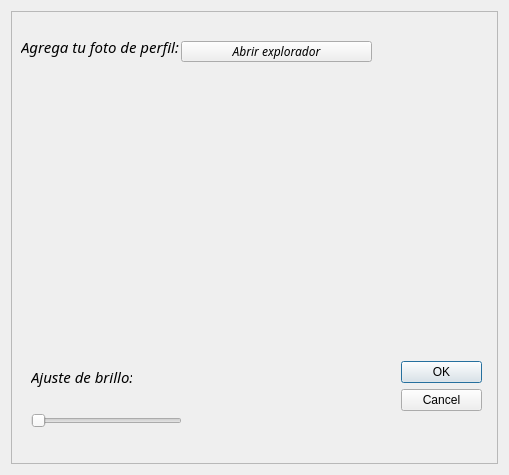
<?xml version="1.0" encoding="UTF-8"?>
<ui version="4.0">
 <class>Dialog</class>
 <widget class="QDialog" name="Dialog">
  <property name="geometry">
   <rect>
    <x>0</x>
    <y>0</y>
    <width>509</width>
    <height>475</height>
   </rect>
  </property>
  <property name="windowTitle">
   <string>Dialog</string>
  </property>
  <layout class="QVBoxLayout" name="verticalLayout">
   <item>
    <widget class="QFrame" name="Frame_Fondo">
     <property name="styleSheet">
      <string notr="true">#Frame_Fondo {
    background: qlineargradient(x1:0, y1:0, x2:0, y2:1,
                                stop:0 #cde5fa, stop:0.5 #eaf6ff, stop:1 #ffffff);
}
</string>
     </property>
     <property name="frameShape">
      <enum>QFrame::Shape::StyledPanel</enum>
     </property>
     <property name="frameShadow">
      <enum>QFrame::Shadow::Raised</enum>
     </property>
     <widget class="QLabel" name="label_imagen">
      <property name="geometry">
       <rect>
        <x>50</x>
        <y>90</y>
        <width>221</width>
        <height>221</height>
       </rect>
      </property>
      <property name="text">
       <string/>
      </property>
      <property name="pixmap">
       <pixmap>Usuario_sin_registrar.png</pixmap>
      </property>
      <property name="scaledContents">
       <bool>true</bool>
      </property>
      <property name="alignment">
       <set>Qt::AlignmentFlag::AlignCenter</set>
      </property>
     </widget>
     <widget class="QLabel" name="label_3">
      <property name="geometry">
       <rect>
        <x>20</x>
        <y>350</y>
        <width>101</width>
        <height>31</height>
       </rect>
      </property>
      <property name="font">
       <font>
        <family>Franklin Gothic</family>
        <pointsize>11</pointsize>
        <italic>true</italic>
       </font>
      </property>
      <property name="text">
       <string>Ajuste de brillo:</string>
      </property>
     </widget>
     <widget class="QSlider" name="horizontalSlider_brillo">
      <property name="geometry">
       <rect>
        <x>20</x>
        <y>400</y>
        <width>151</width>
        <height>20</height>
       </rect>
      </property>
      <property name="orientation">
       <enum>Qt::Orientation::Horizontal</enum>
      </property>
     </widget>
     <widget class="QLabel" name="label">
      <property name="geometry">
       <rect>
        <x>10</x>
        <y>20</y>
        <width>161</width>
        <height>31</height>
       </rect>
      </property>
      <property name="font">
       <font>
        <family>Franklin Gothic</family>
        <pointsize>11</pointsize>
        <italic>true</italic>
       </font>
      </property>
      <property name="text">
       <string>Agrega tu foto de perfil:</string>
      </property>
     </widget>
     <widget class="QPushButton" name="boton_explorador">
      <property name="geometry">
       <rect>
        <x>170</x>
        <y>30</y>
        <width>191</width>
        <height>21</height>
       </rect>
      </property>
      <property name="font">
       <font>
        <family>Franklin Gothic</family>
        <italic>true</italic>
       </font>
      </property>
      <property name="text">
       <string>Abrir explorador</string>
      </property>
     </widget>
     <widget class="QDialogButtonBox" name="buttonBox_foto">
      <property name="geometry">
       <rect>
        <x>390</x>
        <y>350</y>
        <width>81</width>
        <height>61</height>
       </rect>
      </property>
      <property name="orientation">
       <enum>Qt::Orientation::Vertical</enum>
      </property>
      <property name="standardButtons">
       <set>QDialogButtonBox::StandardButton::Cancel|QDialogButtonBox::StandardButton::Ok</set>
      </property>
     </widget>
     <widget class="QLabel" name="label_usuariofoto">
      <property name="geometry">
       <rect>
        <x>10</x>
        <y>110</y>
        <width>171</width>
        <height>31</height>
       </rect>
      </property>
      <property name="text">
       <string/>
      </property>
      <property name="alignment">
       <set>Qt::AlignmentFlag::AlignCenter</set>
      </property>
     </widget>
    </widget>
   </item>
  </layout>
 </widget>
 <resources/>
 <connections>
  <connection>
   <sender>buttonBox_foto</sender>
   <signal>accepted()</signal>
   <receiver>Dialog</receiver>
   <slot>accept()</slot>
   <hints>
    <hint type="sourcelabel">
     <x>248</x>
     <y>254</y>
    </hint>
    <hint type="destinationlabel">
     <x>157</x>
     <y>274</y>
    </hint>
   </hints>
  </connection>
  <connection>
   <sender>buttonBox_foto</sender>
   <signal>rejected()</signal>
   <receiver>Dialog</receiver>
   <slot>reject()</slot>
   <hints>
    <hint type="sourcelabel">
     <x>316</x>
     <y>260</y>
    </hint>
    <hint type="destinationlabel">
     <x>286</x>
     <y>274</y>
    </hint>
   </hints>
  </connection>
 </connections>
</ui>
